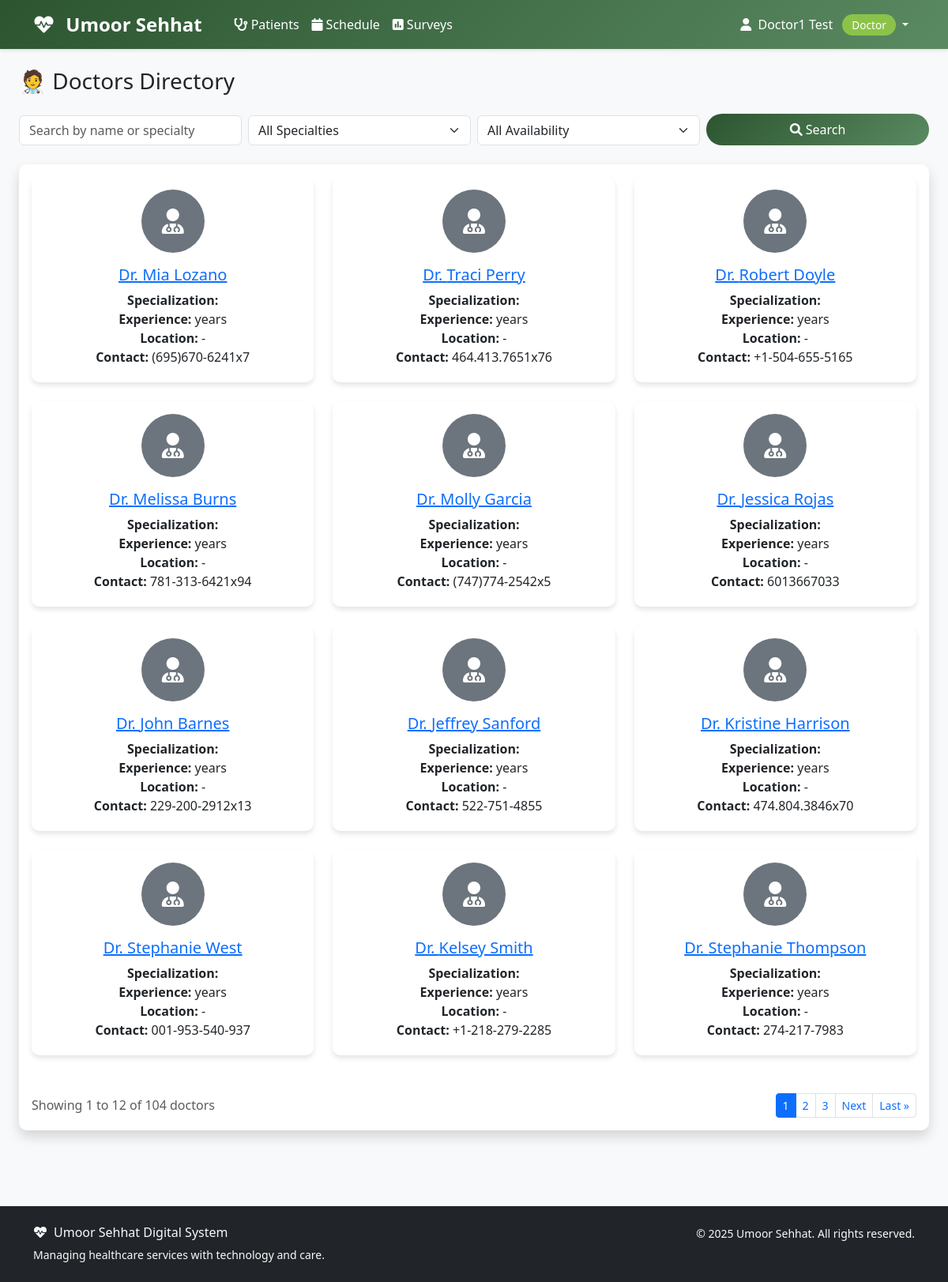
/doctordirectory/doctors/ (signed in), run on the app's committed database.
### accounts/models.py (models this page shows, shortened)
class User(AbstractUser):
    ROLE_CHOICES = [
        ('aamil', 'Aamil'),
        ('moze_coordinator', 'Moze Coordinator'),
        ('doctor', 'Doctor'),
        ('student', 'Student'),
        ('badri_mahal_admin', 'Badri Mahal Admin'),
    ]
    role = models.CharField(max_length=20, choices=ROLE_CHOICES, default='student')
    its_id = models.CharField(
        max_length=8,
        unique=True,
        null=True,
        blank=True,
        validators=[RegexValidator(
            regex=r'^\d{8}$',
            message='ITS ID must be exactly 8 digits',
            code='invalid_its_id'
        )],
        help_text='8-digit ITS ID'
    )
    phone_number = models.CharField(max_length=15, blank=True, null=True)
    profile_photo = models.URLField(blank=True, null=True)
    arabic_name = models.CharField(max_length=100, blank=True, null=True)
    age = models.PositiveIntegerField(blank=True, null=True)
    verified_certificate = models.FileField(upload_to='certificates/', blank=True, null=True)
    specialty = models.CharField(max_length=100, blank=True, null=True)
    college = models.CharField(max_length=100, blank=True, null=True)  # For students
    specialization = models.CharField(max_length=100, blank=True, null=True)  # For students
    created_at = models.DateTimeField(auto_now_add=True)
    updated_at = models.DateTimeField(auto_now=True)
    def get_full_name(self):
        if self.arabic_name:
            return self.arabic_name
        return super().get_full_name() or self.username
    @property
    def is_aamil(self):
        return self.role == 'aamil'
    @property
    def is_moze_coordinator(self):
        return self.role == 'moze_coordinator'
    @property
    def is_doctor(self):
        return self.role == 'doctor'
    @property
    def is_student(self):
        return self.role == 'student'
    @property
    def is_admin(self):
        return self.role == 'badri_mahal_admin' or self.is_superuser
    class Meta:
        verbose_name = 'User'
        verbose_name_plural = 'Users'
        ordering = ['first_name', 'last_name']

### doctordirectory/models.py (models this page shows, shortened)
class Doctor(models.Model):
    user = models.OneToOneField(
        settings.AUTH_USER_MODEL,
        on_delete=models.CASCADE,
        related_name='doctordirectory_profile',
        limit_choices_to={'role': 'doctor'}
    )
    name = models.CharField(max_length=100)  # Can be different from user's name
    its_id = models.CharField(
        max_length=8,
        unique=True,
        validators=[RegexValidator(
            regex=r'^\d{8}$',
            message='ITS ID must be exactly 8 digits'
        )]
    )
    specialty = models.CharField(max_length=100)
    qualification = models.CharField(max_length=200, blank=True, null=True)
    experience_years = models.PositiveIntegerField(default=0)
    verified_certificate = models.FileField(upload_to='doctor_certificates/', blank=True, null=True)
    assigned_moze = models.ForeignKey(
        Moze,
        on_delete=models.SET_NULL,
        null=True,
        blank=True,
        related_name='assigned_doctors'
    )
    is_verified = models.BooleanField(default=False)
    is_available = models.BooleanField(default=True)
    license_number = models.CharField(max_length=50, blank=True, null=True)
    consultation_fee = models.DecimalField(max_digits=10, decimal_places=2, default=0.00)
    phone = models.CharField(max_length=15, blank=True, null=True)
    email = models.EmailField(blank=True, null=True)
    address = models.TextField(blank=True, null=True)
    languages_spoken = models.CharField(max_length=200, blank=True, null=True, help_text='Comma-separated languages')
    bio = models.TextField(blank=True, null=True)
    created_at = models.DateTimeField(auto_now_add=True)
    updated_at = models.DateTimeField(auto_now=True)
    class Meta:
        verbose_name = 'Doctor'
        verbose_name_plural = 'Doctors'
        ordering = ['name']

### doctordirectory/views.py (the view, shortened to what this page needs)
# urls.py: path('doctors/', views.DoctorListView.as_view(), name='doctor_list'),
class DoctorListView(LoginRequiredMixin, ListView):
    model = Doctor
    template_name = 'doctordirectory/doctor_list.html'
    context_object_name = 'doctors'
    paginate_by = 12
    def get_queryset(self):
        queryset = Doctor.objects.select_related('user', 'assigned_moze')
        search = self.request.GET.get('search')
        specialty = self.request.GET.get('specialty')
        if specialty:
            queryset = queryset.filter(user__specialty__icontains=specialty)
        available = self.request.GET.get('available')
        if available == 'true':
            today = timezone.now().date()
            queryset = queryset.filter(
                availabilities__date=today,
                availabilities__is_available=True
            )
        return queryset.distinct()
    def get_context_data(self, **kwargs):
        context = super().get_context_data(**kwargs)
        context['search_query'] = self.request.GET.get('search', '')
        context['specialty_filter'] = self.request.GET.get('specialty', '')
        context['available_filter'] = self.request.GET.get('available', '')
        context['specialties'] = Doctor.objects.filter(
            user__specialty__isnull=False
        ).exclude(user__specialty='').values_list('user__specialty', flat=True).distinct()
        return context

### templates/doctordirectory/doctor_list.html (shortened to what this page needs)
{% extends 'base.html' %}
{% block content %}
<div class="container-fluid">
    <div class="row mb-4">
        <div class="col-12">
            <h1 class="h3 mb-0 text-gray-800">🧑‍⚕️ Doctors Directory</h1>
        </div>
    </div>
    <form method="get" class="mb-4">
        <div class="row g-2 align-items-end">
            <div class="col-md-3">
                <input type="text" name="search" class="form-control" placeholder="Search by name or specialty" value="{{ search_query }}">
            </div>
            <div class="col-md-3">
                <select name="specialty" class="form-select">
                    <option value="">All Specialties</option>
                </select>
            </div>
            <div class="col-md-3">
                <select name="available" class="form-select">
                    <option value="">All Availability</option>
                </select>
            </div>
            <div class="col-md-3">
                <button type="submit" class="btn btn-primary w-100"><i class="fas fa-search me-1"></i>Search</button>
            </div>
        </div>
    </form>
    <div class="card shadow mb-4">
        <div class="card-body">
            {% if doctors %}
                <div class="row">
                    {% for doctor in doctors %}
                    <div class="col-md-6 col-lg-4 mb-4">
                        <div class="card h-100">
                            <div class="card-body d-flex flex-column align-items-center text-center">
                                {% if doctor.user.profile_photo %}
                                    <img src="{{ doctor.user.profile_photo }}" alt="Profile Photo" class="rounded-circle mb-2" style="width: 80px; height: 80px; object-fit: cover;">
                                {% else %}
                                    <div class="rounded-circle bg-secondary mb-2 d-flex align-items-center justify-content-center" style="width: 80px; height: 80px;">
                                        <i class="fas fa-user-md fa-2x text-white"></i>
                                    </div>
                                {% endif %}
                                <h5 class="card-title mt-2">
                                    <a href="{% url 'doctordirectory:doctor_detail' doctor.pk %}">Dr. {{ doctor.user.get_full_name }}</a>
                                </h5>
                                <p class="card-text mb-1">
                                    <strong>Specialization:</strong> {{ doctor.specialization }}<br>
                                    <strong>Experience:</strong> {{ doctor.years_of_experience }} years<br>
                                    <strong>Location:</strong> {{ doctor.user.profile.location|default:'-' }}<br>
                                    <strong>Contact:</strong> {{ doctor.user.phone_number|default:'-' }}
                                </p>
                            </div>
                        </div>
                    </div>
                    {% endfor %}
                </div>
                {% if is_paginated %}
                <div class="d-flex justify-content-between align-items-center mt-4">
                    <div class="text-muted">
                        Showing {{ page_obj.start_index }} to {{ page_obj.end_index }} of {{ page_obj.paginator.count }} doctors
                    </div>
                    <nav aria-label="Doctor pagination">
                        <ul class="pagination pagination-sm mb-0">
                            {% for num in page_obj.paginator.page_range %}
                                {% if page_obj.number == num %}
                                    <li class="page-item active">
                                        <span class="page-link">{{ num }}</span>
                                    </li>
                                {% elif num > page_obj.number|add:'-3' and num < page_obj.number|add:'3' %}
                                    <li class="page-item">
                                        <a class="page-link" href="?page={{ num }}">{{ num }}</a>
                                    </li>
                                {% endif %}
                            {% endfor %}
                            {% if page_obj.has_next %}
                                <li class="page-item">
                                    <a class="page-link" href="?page={{ page_obj.next_page_number }}">Next</a>
                                </li>
                                <li class="page-item">
                                    <a class="page-link" href="?page={{ page_obj.paginator.num_pages }}">Last &raquo;</a>
                                </li>
                            {% endif %}
                        </ul>
                    </nav>
                </div>
                {% endif %}
            {% else %}
                <p class="text-muted">No doctors registered yet.</p>
            {% endif %}
        </div>
    </div>
</div>
{% endblock %}

### templates/base.html (shortened to what this page needs)
<!DOCTYPE html>
<html lang="en">
<head>
    <link href="https://cdn.jsdelivr.net/npm/bootstrap@5.3.0/dist/css/bootstrap.min.css" rel="stylesheet">
    <link href="https://cdnjs.cloudflare.com/ajax/libs/font-awesome/6.0.0/css/all.min.css" rel="stylesheet">
</head>
<body>
    <nav class="navbar navbar-expand-lg navbar-custom">
        <div class="container">
            <a class="navbar-brand text-white" href="{% url 'dashboard' %}">
                <i class="fas fa-heartbeat me-2"></i>
                Umoor Sehhat
            </a>
            <div class="collapse navbar-collapse" id="navbarNav">
                {% if user.is_authenticated %}
                    <ul class="navbar-nav me-auto">
                        {% if user.is_doctor %}
                            <li class="nav-item">
                                <a class="nav-link" href="#">
                                    <i class="fas fa-stethoscope me-1"></i>Patients
                                </a>
                            </li>
                            <li class="nav-item">
                                <a class="nav-link" href="#">
                                    <i class="fas fa-calendar me-1"></i>Schedule
                                </a>
                            </li>
                        {% endif %}
                        <li class="nav-item">
                            <a class="nav-link" href="{% url 'surveys:list' %}" class="text-decoration-none">
                                <i class="fas fa-poll me-1"></i>Surveys
                            </a>
                        </li>
                    </ul>
                    <ul class="navbar-nav">
                        <li class="nav-item dropdown">
                            <a class="nav-link dropdown-toggle" href="#" id="navbarDropdown" role="button" data-bs-toggle="dropdown">
                                <i class="fas fa-user me-1"></i>
                                {{ user.get_full_name|default:user.username }}
                                <span class="role-badge ms-2">{{ user.get_role_display }}</span>
                            </a>
                        </li>
                    </ul>
                {% endif %}
            </div>
        </div>
    </nav>
    <main class="container-fluid py-4">
        {% block content %}{% endblock %}
    </main>
    <footer class="bg-dark text-light py-4 mt-5">
        <div class="container">
            <div class="row">
                <div class="col-md-6">
                    <h6><i class="fas fa-heartbeat me-2"></i>Umoor Sehhat Digital System</h6>
                    <p class="small mb-0">Managing healthcare services with technology and care.</p>
                </div>
                <div class="col-md-6 text-md-end">
                    <p class="small mb-0">
                        &copy; {% now "Y" %} Umoor Sehhat. All rights reserved.
                    </p>
                </div>
            </div>
        </div>
    </footer>
</body>
</html>

### templates/base.html (style rules this page uses)
:root { --primary-color: #2c5530; --secondary-color: #5a8a61; --accent-color: #8bc34a; --text-dark: #2d3436; --bg-light: #f8f9fa; }
body { font-family: 'Segoe UI', Tahoma, Geneva, Verdana, sans-serif; background-color: var(--bg-light); }
.navbar-brand { font-weight: bold; color: white !important; font-size: 1.5rem; margin-right: 2rem; }
.navbar-custom { background: linear-gradient(135deg, var(--primary-color), var(--secondary-color)); box-shadow: 0 2px 4px rgba(0,0,0,.1); }
.navbar-custom .navbar-nav .nav-link { color: white !important; font-weight: 500; transition: all 0.3s ease; }
.card { border: none; border-radius: 10px; box-shadow: 0 4px 6px rgba(0,0,0,.1); transition: transform 0.3s ease; }
.btn-primary { background: linear-gradient(135deg, var(--primary-color), var(--secondary-color)); border: none; border-radius: 25px; padding: 8px 24px; font-weight: 500; transition: all 0.3s ease; }
.role-badge { background: var(--accent-color); color: white; padding: 4px 12px; border-radius: 20px; font-size: 0.85rem; font-weight: 500; }

### data on the page
User: get_full_name "Doctor1 Test", role "Doctor"
Doctor: user.get_full_name "Mia Lozano", user.profile.location "-", user.phone_number "(695)670-6241x7"
Doctor: user.get_full_name "Traci Perry", user.profile.location "-", user.phone_number "464.413.7651x76"
Doctor: user.get_full_name "Robert Doyle", user.profile.location "-", user.phone_number "+1-504-655-5165"
Doctor: user.get_full_name "Melissa Burns", user.profile.location "-", user.phone_number "781-313-6421x94"
Doctor: user.get_full_name "Molly Garcia", user.profile.location "-", user.phone_number "(747)774-2542x5"
Doctor: user.get_full_name "Jessica Rojas", user.profile.location "-", user.phone_number "6013667033"
Doctor: user.get_full_name "John Barnes", user.profile.location "-", user.phone_number "229-200-2912x13"
Doctor: user.get_full_name "Jeffrey Sanford", user.profile.location "-", user.phone_number "522-751-4855"
Doctor: user.get_full_name "Kristine Harrison", user.profile.location "-", user.phone_number "474.804.3846x70"
Doctor: user.get_full_name "Stephanie West", user.profile.location "-", user.phone_number "001-953-540-937"
Doctor: user.get_full_name "Kelsey Smith", user.profile.location "-", user.phone_number "+1-218-279-2285"
Doctor: user.get_full_name "Stephanie Thompson", user.profile.location "-", user.phone_number "274-217-7983"

### other printed values
{{ page_obj.start_index }} "1"
{{ page_obj.end_index }} "12"
{{ page_obj.paginator.count }} "104"
{{ num }} "1"
{{ num }} "2" "3"
